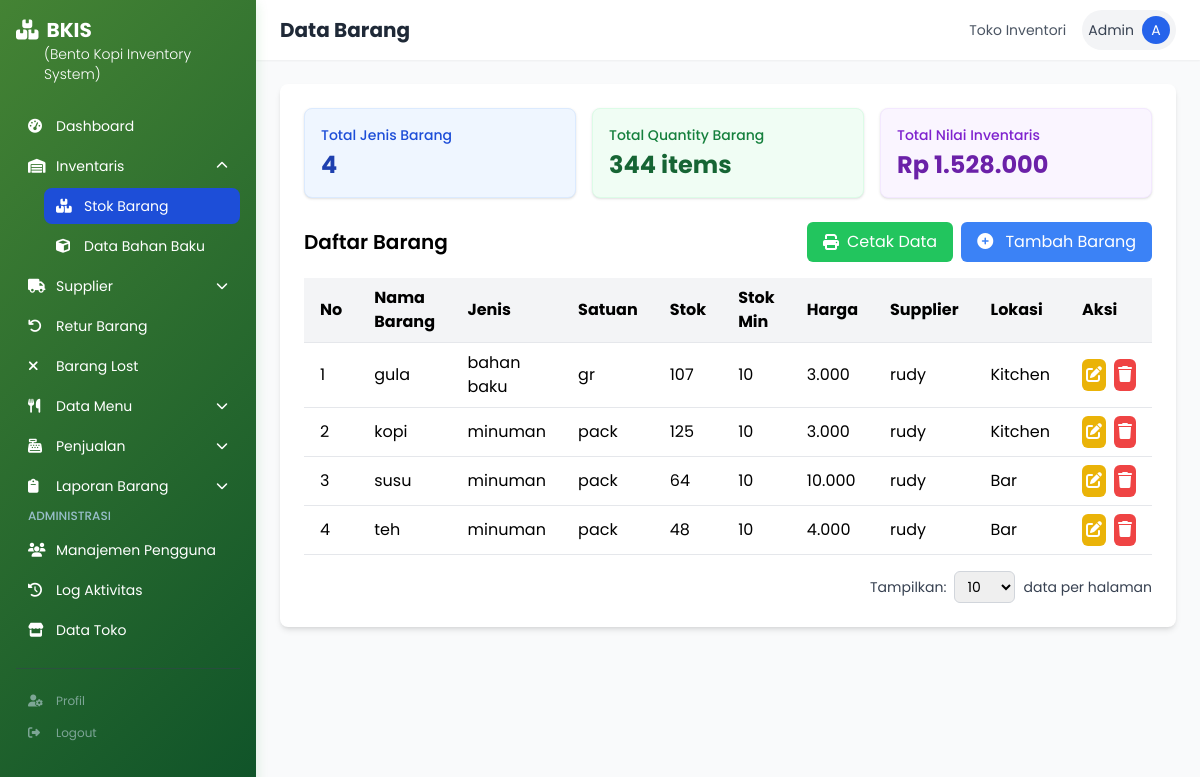
The app's page /barang.php (signed in), older data.
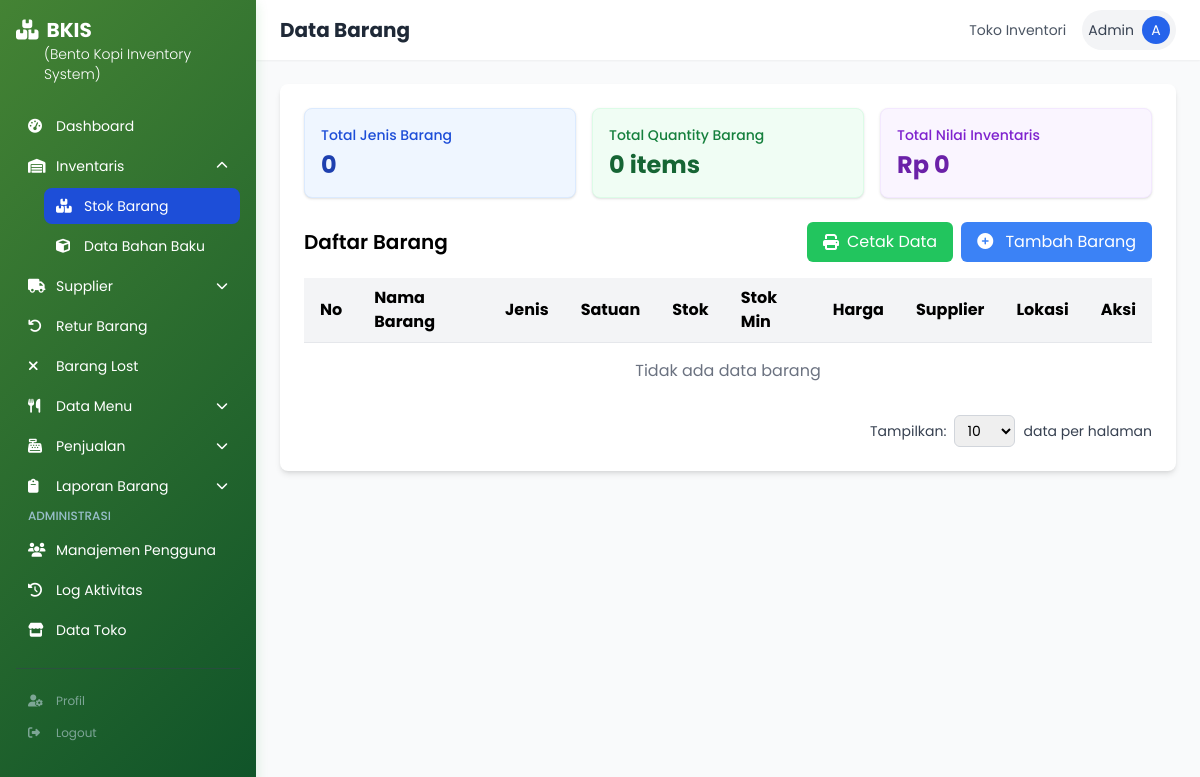
The same page, newer data.
### tables this page shows
CREATE TABLE `barang` (
  `id_barang` int(11) NOT NULL,
  `nama_barang` varchar(100) DEFAULT NULL,
  `satuan` varchar(50) DEFAULT NULL,
  `jenis` varchar(50) DEFAULT NULL,
  `stok` int(11) DEFAULT 0,
  `stok_minimum` int(11) DEFAULT NULL,
  `harga` decimal(10,2) DEFAULT 0.00,
  `lokasi` enum('kitchen','bar') DEFAULT NULL,
  `periode` enum('1','2','3','4') DEFAULT NULL,
  `id_supplier` int(11) DEFAULT NULL,
  `periode_1` decimal(20,2) DEFAULT NULL,
  `periode_2` decimal(20,2) DEFAULT NULL
);

CREATE TABLE `supplier` (
  `id_supplier` int(11) NOT NULL,
  `nama_supplier` varchar(100) DEFAULT NULL,
  `alamat` text DEFAULT NULL,
  `kontak` varchar(50) DEFAULT NULL,
  `bahan_baku` text DEFAULT NULL,
  `satuan` varchar(50) DEFAULT NULL
);

### barang.php (the view, shortened to what the changed rows need)
<?php
require_once 'includes/header.php';
require_once 'role_permission_check.php';
$query = "SELECT b.*, s.nama_supplier, s.bahan_baku
          FROM barang b
          LEFT JOIN supplier s ON b.id_supplier = s.id_supplier
          ORDER BY b.nama_barang ASC";
$items_result = mysqli_query($conn, $query);
$total_inventory_value = 0;
$total_items = 0;
$all_items = [];
while ($item = mysqli_fetch_assoc($items_result)) {
    $all_items[] = $item;
    $total_inventory_value += $item['stok'] * $item['harga'];
    $total_items += $item['stok'];
}
$records_per_page = isset($_GET['per_page']) ? (int)$_GET['per_page'] : 10;
$page = isset($_GET['page']) ? (int)$_GET['page'] : 1;
$offset = ($page - 1) * $records_per_page;
function formatRupiah($angka) {
    return "Rp " . number_format($angka, 0, ',', '.');
}
?>
<div class="bg-white p-6 rounded-lg shadow-md mb-6">
    <div class="grid grid-cols-1 md:grid-cols-3 gap-4 mb-6">
        <div class="bg-blue-50 p-4 rounded-lg shadow border border-blue-100">
            <h3 class="text-sm text-blue-700 font-medium mb-1">Total Jenis Barang</h3>
            <p class="text-2xl font-bold text-blue-800"><?= count($all_items) ?></p>
        </div>
        <div class="bg-green-50 p-4 rounded-lg shadow border border-green-100">
            <h3 class="text-sm text-green-700 font-medium mb-1">Total Quantity Barang</h3>
            <p class="text-2xl font-bold text-green-800"><?= $total_items ?> items</p>
        </div>
        <div class="bg-purple-50 p-4 rounded-lg shadow border border-purple-100">
            <h3 class="text-sm text-purple-700 font-medium mb-1">Total Nilai Inventaris</h3>
            <p class="text-2xl font-bold text-purple-800"><?= formatRupiah($total_inventory_value) ?></p>
        </div>
    </div>
    <div class="flex justify-between items-center mb-4">
        <h2 class="text-xl font-semibold">Daftar Barang</h2>
    </div>
    <div class="overflow-x-auto">
        <table class="min-w-full bg-white">
            <thead>
                <tr class="bg-gray-100 border-b">
                    <th class="py-2 px-4 text-left">No</th>
                    <th class="py-2 px-4 text-left">Nama Barang</th>
                    <th class="py-2 px-4 text-left">Jenis</th>
                    <th class="py-2 px-4 text-left">Satuan</th>
                    <th class="py-2 px-4 text-left">Stok</th>
                    <th class="py-2 px-4 text-left">Stok Min</th>
                    <th class="py-2 px-4 text-left">Harga</th>
                    <th class="py-2 px-4 text-left">Supplier</th>
                    <th class="py-2 px-4 text-left">Lokasi</th>
                    <th class="py-2 px-4 text-left">Aksi</th>
                </tr>
            </thead>
            <tbody>
                <?php
                $no = 1 + $offset;
                $paginated_items = array_slice($all_items, $offset, $records_per_page);
                foreach ($paginated_items as $row):
                    $rowClass = "";
                ?>
                <tr class="border-b hover:bg-gray-50 <?= $rowClass ?>">
                    <td class="py-2 px-4"><?= $no++ ?></td>
                    <td class="py-2 px-4"><?= $row['nama_barang'] ?></td>
                    <td class="py-2 px-4"><?= $row['jenis'] ?></td>
                    <td class="py-2 px-4"><?= $row['satuan'] ?></td>
                    <td class="py-2 px-4"><?= $row['stok'] ?></td>
                    <td class="py-2 px-4"><?= $row['stok_minimum'] ?></td>
                    <td class="py-2 px-4"><?= number_format($row['harga'], 0, ',', '.') ?></td>
                    <td class="py-2 px-4"><?= $row['nama_supplier'] ?? '-' ?></td>
                    <td class="py-2 px-4"><?= ucfirst($row['lokasi'] ?? '-') ?></td>
                    <td class="py-2 px-4">
                        <?php if (!isset($VIEW_ONLY) || $VIEW_ONLY !== true): ?>
                        <div class="flex items-center space-x-2">
                            <button type="button" class="bg-yellow-500 hover:bg-yellow-600 text-white p-1 rounded-md edit-button" data-id="<?= $row['id_barang'] ?>">
                            <i class="fas fa-edit"></i>
                        </button>
                            <button type="button" class="bg-red-500 hover:bg-red-600 text-white p-1 rounded-md delete-button" data-id="<?= $row['id_barang'] ?>" data-name="<?= $row['nama_barang'] ?>">
                            <i class="fas fa-trash"></i>
                        </button>
                        </div>
                        <?php else: ?>
                        <div class="text-gray-400">
                            <i class="fas fa-lock"></i> View Only
                        </div>
                        <?php endif; ?>
                    </td>
                </tr>
                <?php endforeach; ?>
                <?php if(empty($paginated_items)): ?>
                <tr>
                    <td colspan="10" class="py-4 px-4 text-center text-gray-500">Tidak ada data barang</td>
                </tr>
                <?php endif; ?>
            </tbody>
        </table>
    </div>
</div>
<?php require_once 'includes/footer.php'; ?>

Row changes from the older to the newer data that the page shows:
removed barang: nama_barang "gula", jenis "bahan baku", satuan "gr", stok "107", stok_minimum "10", harga "3.000", id_supplier.nama_supplier "rudy", lokasi "Kitchen"
removed barang: nama_barang "kopi", jenis "minuman", satuan "pack", stok "125", stok_minimum "10", harga "3.000", id_supplier.nama_supplier "rudy", lokasi "Kitchen"
removed barang: nama_barang "susu", jenis "minuman", satuan "pack", stok "64", stok_minimum "10", harga "10.000", id_supplier.nama_supplier "rudy", lokasi "Bar"
removed barang: nama_barang "teh", jenis "minuman", satuan "pack", stok "48", stok_minimum "10", harga "4.000", id_supplier.nama_supplier "rudy", lokasi "Bar"
Text that changed along with them:
count($all_items): "4" → "0"
$total_items: "344" → "0"
formatRupiah($total_inventory_value): "Rp 1.528.000" → "Rp 0"
text now shown: "Tidak ada data barang"
